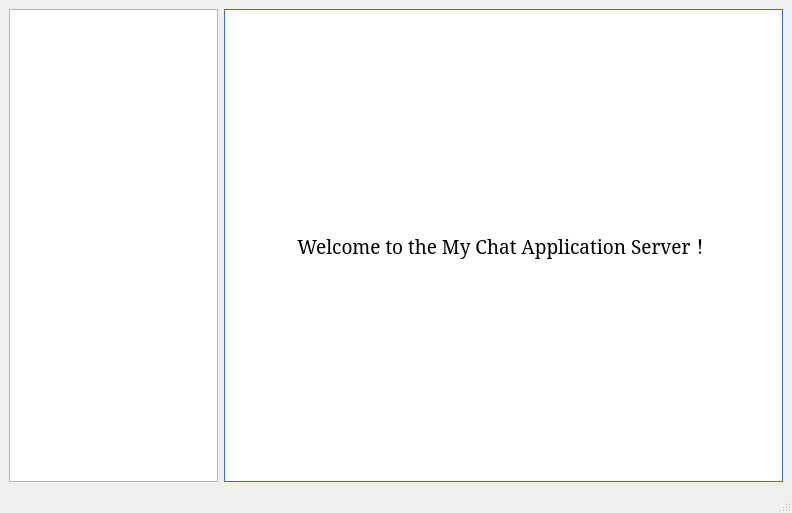
<?xml version="1.0" encoding="UTF-8"?>
<ui version="4.0">
 <class>MainWindow</class>
 <widget class="QMainWindow" name="MainWindow">
  <property name="geometry">
   <rect>
    <x>0</x>
    <y>0</y>
    <width>792</width>
    <height>513</height>
   </rect>
  </property>
  <property name="windowTitle">
   <string>管理界面</string>
  </property>
  <property name="windowIcon">
   <iconset resource="../appicon.qrc">
    <normaloff>:/resource/appicon/APPIcon.png</normaloff>:/resource/appicon/APPIcon.png</iconset>
  </property>
  <widget class="QWidget" name="centralwidget">
   <layout class="QHBoxLayout" name="horizontalLayout" stretch="3,8">
    <item>
     <widget class="NavigationBar" name="treeView">
      <property name="headerHidden">
       <bool>true</bool>
      </property>
     </widget>
    </item>
    <item>
     <widget class="QStackedWidget" name="stackedWidget">
      <widget class="QWidget" name="welcomePage">
       <property name="styleSheet">
        <string notr="true">#welcomePage
{
	background-color: white;
	 border: 1px solid #007BFF; 
}</string>
       </property>
       <layout class="QVBoxLayout" name="verticalLayout">
        <item>
         <widget class="QLabel" name="label">
          <property name="font">
           <font>
            <family>Constantia</family>
            <pointsize>14</pointsize>
           </font>
          </property>
          <property name="text">
           <string>Welcome to the My Chat Application Server！</string>
          </property>
          <property name="alignment">
           <set>Qt::AlignCenter</set>
          </property>
         </widget>
        </item>
       </layout>
      </widget>
      <widget class="QWidget" name="userAccountPage">
       <layout class="QHBoxLayout" name="horizontalLayout_2">
        <item>
         <widget class="QTableView" name="tableView"/>
        </item>
       </layout>
      </widget>
      <widget class="QWidget" name="userInfoPage">
       <layout class="QHBoxLayout" name="horizontalLayout_3">
        <item>
         <widget class="QTableView" name="tableView_2"/>
        </item>
       </layout>
      </widget>
     </widget>
    </item>
   </layout>
  </widget>
  <widget class="QMenuBar" name="menubar">
   <property name="geometry">
    <rect>
     <x>0</x>
     <y>0</y>
     <width>792</width>
     <height>26</height>
    </rect>
   </property>
  </widget>
  <widget class="QStatusBar" name="statusbar"/>
 </widget>
 <customwidgets>
  <customwidget>
   <class>NavigationBar</class>
   <extends>QTreeView</extends>
   <header location="global">navigationbar.h</header>
  </customwidget>
 </customwidgets>
 <resources>
  <include location="../appicon.qrc"/>
 </resources>
 <connections/>
</ui>
